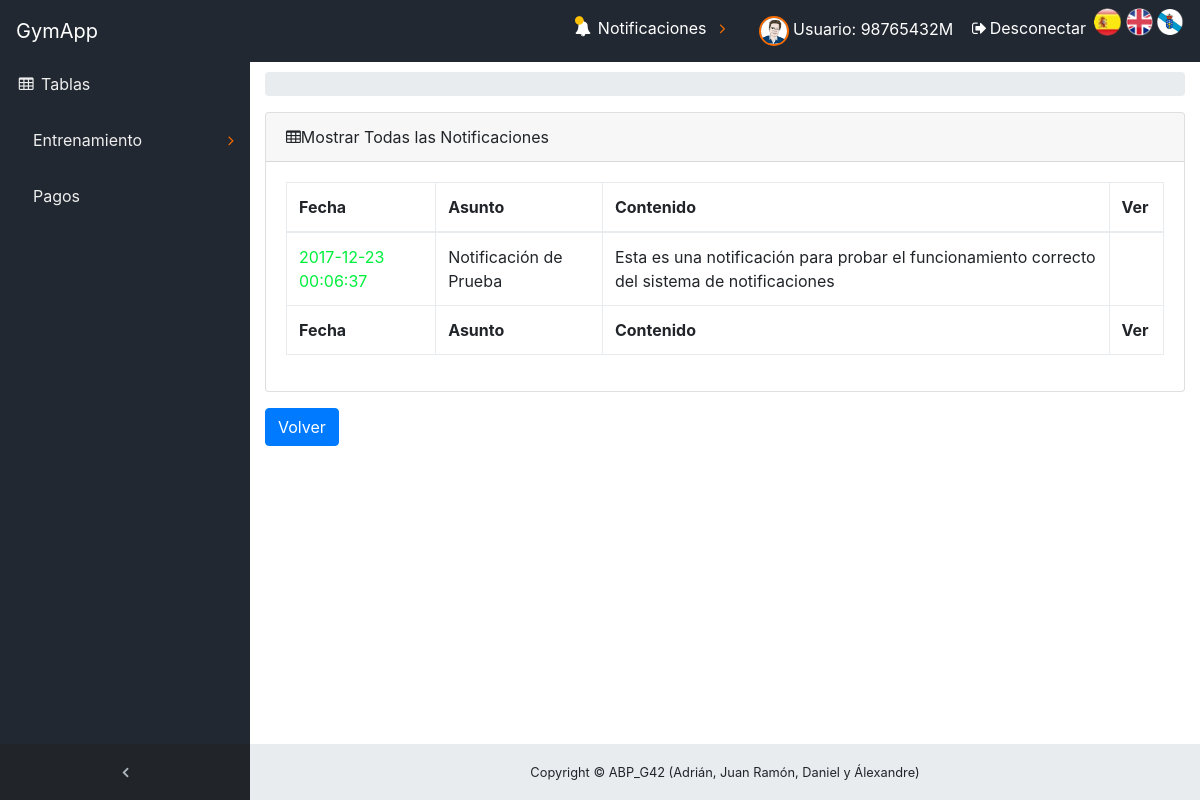
The page /ABP/index.php?controller=Notificacion&action=NotificacionListar (signed in) on the database its author committed.
### tables this page shows
CREATE TABLE `usuario` (
  `dni` varchar(10) NOT NULL,
  `nombre` varchar(50) NOT NULL,
  `apellidos` varchar(50) NOT NULL,
  `edad` tinyint(4) DEFAULT NULL,
  `contrasena` varchar(128) NOT NULL,
  `email` varchar(100) DEFAULT NULL,
  `telefono` varchar(20) NOT NULL,
  `fechaAlta` date NOT NULL,
  `fotoperfil` varchar(200) DEFAULT NULL
);

CREATE TABLE `notificacion_deportista` (
  `dniAdministrador` varchar(10) NOT NULL,
  `dniDeportista` varchar(10) NOT NULL,
  `idNotificacion` bigint(20) NOT NULL,
  `visto` tinyint(4) NOT NULL
);

CREATE TABLE `notificacion` (
  `idNotificacion` bigint(20) NOT NULL,
  `dniAdministrador` varchar(10) NOT NULL,
  `Asunto` varchar(200) NOT NULL,
  `contenido` text,
  `fecha` datetime NOT NULL
);

### ABP/core/ViewManager.php (called while the page is built, shortened)
<?php
class ViewManager {
	private $variables = array();
	private $layout = "default";
	public function setVariable($varname, $value, $flash=false) {
		$this->variables[$varname] = $value;
	}
	public function getVariable($varname, $default=NULL) {
		if (!isset($this->variables[$varname])) {
			return $default;
		}
		return $this->variables[$varname];
	}
	public function render($controller, $viewname) {
		include(__DIR__ . "/../view/$controller/$viewname.php");
		$this->renderLayout();
	}
	private function renderLayout() {
		include(__DIR__ . "/../view/layouts/" .$this->layout.".php");
	}
	private static $viewmanager_singleton = NULL;
	public static function getInstance() {
		if (self::$viewmanager_singleton == null) {
			self::$viewmanager_singleton = new ViewManager();
		}
		return self::$viewmanager_singleton;
	}
}

### ABP/controller/NotificacionController.php (called while the page is built, shortened)
<?php
require_once(__DIR__."/../core/ViewManager.php");
require_once(__DIR__ . "/../model/NotificacionMapper.php");
require_once(__DIR__ . "/../model/Notificacion.php");
require_once(__DIR__ . "/../core/permisos.php");
class NotificacionController extends BaseController
{
    private $notificacionMapper;
    private $permisos;
    public function __construct()
    {
        $this->notificacionMapper = new NotificacionMapper();
        $this->permisos= new Permisos();
    }
    public function NotificacionListar()
    {
       $notificaciones = $this->notificacionMapper->listar();
       $tipoUsuario = $this->permisos->comprobarTipo();
       $this->view->setVariable("notificaciones",$notificaciones);
       $this->view->setVariable("tipoUsuario", $tipoUsuario);
       $this->view->render("notificacion","notificacionSHOWALL");
    }
}
?>

### ABP/index.php (called while the page is built, shortened)
<?php
function run() {
	try {
		$controller = loadController($_GET["controller"]);
		$actionName = $_GET["action"];
		$controller->$actionName();
	} catch(Exception $ex) {
		die("An exception occured!!!!!".$ex->getMessage());
	}
}
function loadController($controllerName) {
	return new $controllerClassName();
}
run();
?>

### ABP/view/messages/messages_es.php (called while the page is built)
<?php
    $i18n_messages = array(
    	'Nombre'=> 'Nombre',
    	'Asunto' => 'Asunto',
    	'contenido' => 'contenido',
    	'nombre' => 'nombre',
    	'El atributo '=>'El atributo ',
    	' no puede ser vacío' => ' no puede ser vacío',
    	'Longitud incorrecta. El atributo ' => 'Longitud incorrecta. El atributo ',
    	' debe tener una longitud máxima de '=>' debe tener una longitud máxima de ',
    	' y tiene '=>' y tiene ',
    	'El atributo no sigue el formato correcto. Pruebe example@example.com' => 'El atributo no sigue el formato correcto. Pruebe example@example.com',
    	' contiene caracteres no alfabéticos'=>' contiene caracteres no alfabéticos',
    	' no esta comprendido en ['=>' no esta comprendido en [',
    	' no puede tener mas de ' => ' no puede tener mas de ',
    	'decimales'=>'decimales',
    	' no tiene 8 números seguidos de una letra: FORMATO INCORRECTO!!!'=>' no tiene 8 números seguidos de una letra: FORMATO INCORRECTO!!!',
    	'La letra del DNI no es correcta'=>'La letra del DNI no es correcta',
    	' no tiene un formato válido de telefeno.'=>' no tiene un formato válido de telefeno.',
    	' debe estar compuesto únicamente por digitos.'=>' debe estar compuesto únicamente por digitos.',
        'precio' => 'precio',
        'Debe seleccionar al menos un deportista.' => 'Debe seleccionar al menos un deportista.',
        ': activar para ordenar columna ascendentemente'=>': activar para ordenar columna ascendentemente',
        ': activar para ordenar columna descendentemente'=>': activar para ordenar columna descendentemente',
        'Primero' => 'Primero',
        'Último'=>'Último',
        'Siguiente'=>'Siguiente',
        'Anterior'=>'Anterior',
        'Tabla sin datos'=>'Tabla sin datos',
        'Mostrando _START_ a _END_ de _TOTAL_ elementos'=>'Mostrando _START_ a _END_ de _TOTAL_ elementos',
        'Mostrando 0 a 0 de 0 elementos'=>'Mostrando 0 a 0 de 0 elementos',
        '(filtrados de _MAX_ elementos totales)'=>'(filtrados de _MAX_ elementos totales)',
        'Mostrar _MENU_ elementos'=>'Mostrar _MENU_ elementos',
        'Cargando...'=>'Cargando...',
        'Procesando...'=>'Procesando...',
        'Buscar:'=>'Buscar:',
        'No se encontró nada'=>'No se encontró nada',
        'dni' => 'dni',
        'contraseña' => 'contraseña'
    );
?>

### ABP/core/I18n.php (called while the page is built, shortened)
<?php
class I18n {
	private $messages;
	public function setLanguage($language) {
		$this->messages = $i18n_messages;
	}
	public function i18n($key) {
		if (isset($this->messages[$key])){
			return $this->messages[$key];
		}else{
			return $key;
		}
	}
	private static $i18n_singleton = null;
	public static function getInstance() {
		if (self::$i18n_singleton == NULL) {
			self::$i18n_singleton = new I18n();
		}
		return self::$i18n_singleton;
	}
}
function i18n($key) {
	return I18n::getInstance()->i18n($key);
}

### ABP/model/Notificacion.php (called while the page is built, shortened)
<?php
class Notificacion
{
    private $idNotificacion;
    private $Asunto;
    private $contenido;
    private $fecha;
    private $visto;
    function __construct($idNotificacion = NULL, $dniAdministrador = NULL,$Asunto = NULL,$contenido = NULL,$fecha = NULL,$visto=NULL)
    {
        $this->idNotificacion = $idNotificacion;
        $this->Asunto = $Asunto;
        $this->contenido = $contenido;
        $this->fecha = $fecha;
        $this->visto = $visto;
    }
    public function getIdNotificacion()
    {
        return $this->idNotificacion;
    }
    public function getAsunto()
    {
        return $this->Asunto;
    }
    public function getContenido()
    {
        return $this->contenido;
    }
    public function getFecha()
    {
        return $this->fecha;
    }
    public function getVisto(){
        return $this->visto;
    }
}
?>

### ABP/model/NotificacionMapper.php (called while the page is built, shortened)
<?php
require_once(__DIR__."/../core/Access_DB.php");
require_once(__DIR__."/Notificacion.php");
require_once(__DIR__ . "/../core/permisos.php");
Class NotificacionMapper
{
    protected $db;
    private $permisos;
    public function __construct()
    {
        $this->db=PDOConnection::getInstance();
                 $this->permisos= new Permisos();
    }
    public function listar()
    {
        if($this->permisos->esAdministrador())
        {
            $stmt = $this->db->query("SELECT * from notificacion ");
            $notificaciones_db = $stmt->fetchAll(PDO::FETCH_ASSOC);
        $notificaciones = array();
        foreach ($notificaciones_db as $notificacion)
        {
            array_push($notificaciones, new Notificacion($notificacion['idNotificacion'],$notificacion['dniAdministrador'],$notificacion['Asunto'],$notificacion['contenido'],$notificacion['fecha']));
        }
        }else
        {
            $stmt = $this->db->prepare("SELECT N.idNotificacion, N.dniAdministrador,N.Asunto,N.contenido,N.fecha,D.visto from notificacion N, notificacion_deportista D WHERE D.dniDeportista =? AND N.idNotificacion=D.idNotificacion");
            $stmt->execute(array($_SESSION['currentuser']));
            $notificaciones_db = $stmt->fetchAll(PDO::FETCH_ASSOC);
        $notificaciones = array();
        foreach ($notificaciones_db as $notificacion)
        {
            array_push($notificaciones, new Notificacion($notificacion['idNotificacion'],$notificacion['dniAdministrador'],$notificacion['Asunto'],$notificacion['contenido'],$notificacion['fecha'],$notificacion['visto']));
        }
        }
        return $notificaciones;
    }
}
?>

### ABP/core/Access_DB.php (called while the page is built, shortened)
<?php
class PDOConnection {
	private static $db_singleton = null;
	public static function getInstance() {
		if (self::$db_singleton == null) {
			self::$db_singleton = new PDO(
			"mysql:host=".HOST.";dbname=".DB.";charset=utf8",
			USER,
			PASS,
			array(
				PDO::ATTR_EMULATE_PREPARES => false,
				PDO::ATTR_ERRMODE => PDO::ERRMODE_EXCEPTION)
			);
		}
		return self::$db_singleton;
	}
}
?>

### ABP/core/permisos.php (called while the page is built, shortened)
<?php
require_once(__DIR__."/../core/Access_DB.php");
Class Permisos {
    protected $db;
    public function __construct(){
        $this->db=PDOConnection::getInstance();
    }
    public function esAdministrador()
    {
        $stmt= $this->db->prepare("SELECT dniAdministrador FROM administrador WHERE dniAdministrador=?");
        return false;
    }
}
?>

### ABP/model/UsuarioMapper.php (called while the page is built, shortened)
<?php
require_once(__DIR__."/../core/Access_DB.php");
require_once(__DIR__ . "/../core/permisos.php");
class UsuarioMapper {
    protected $db;
    public function __construct()
    {
        $this->db = PDOConnection::getInstance();
    }
    public function obtenerFotoPerfil(){
        $stmt = $this->db->prepare("SELECT fotoperfil FROM usuario WHERE dni=?");
        $stmt->execute(array($_SESSION['currentuser']));
        $foto_db = $stmt->fetch(PDO::FETCH_ASSOC);
        return $foto_db['fotoperfil'];
    }
}
?>

### ABP/view/notificacion/notificacionSHOWALL.php (the view, shortened to what this page needs)
<?php
    require_once(__DIR__."/../../core/ViewManager.php");
    $view = ViewManager::getInstance();
    $notificaciones = $view->getVariable("notificaciones");
    $tipoUsuario = $view->getVariable("tipoUsuario");
?>
<div class="content-wrapper">
    <div class="container-fluid">
        <ol class="breadcrumb">
        </ol>
        <div class="card mb-3">
            <div class="card-header">
                <i class="fa fa-table"></i><?= i18n("Mostrar Todas las Notificaciones") ?>
            </div>
            <div class="card-body">
                <div class="table-responsive">
                    <table class="table table-bordered" id="dataTable" width="100%" cellspacing="0" >
                        <thead>
                            <tr>
                                <th><?= i18n("Fecha") ?></th>
                                <th><?= i18n("Asunto") ?></th>
                                <th><?= i18n("Contenido") ?></th>
                                <th><?= i18n("Ver") ?></th>
                            </tr>
                        </thead>
                        <tfoot>
                            <tr>
                                <th><?= i18n("Fecha") ?></th>
                                <th><?= i18n("Asunto") ?></th>
                                <th><?= i18n("Contenido") ?></th>
                                <th><?= i18n("Ver") ?></th>
                            </tr>
                        </tfoot>
                        <tbody>
                        <?php foreach($notificaciones as $notificacion){ ?>
                            <tr >
                                <?php if($tipoUsuario != 'administrador' && $notificacion->getVisto() ==0){?>
                                     <td class="tablaNotif" ><?php echo $notificacion->getFecha(); ?></td>
                               <?php }else{ ?>
                                     <td ><?php echo $notificacion->getFecha(); ?></td>
                               <?php  } ?>
                                <td><?php echo $notificacion->getAsunto(); ?></td>
                                <td><?php echo $notificacion->getContenido(); ?></td>
                                <td>
                                    <a href='./index.php?controller=Notificacion&amp;action=NotificacionView&amp;idNotificacion=<?php echo $notificacion->getIdNotificacion();?>'><span id="icon-ver" class="icon-eye-plus"></span>
                                    </a>
                                </td>
                            </tr>
                        <?php } ?>
                        </tbody>
                    </table>
                </div>
            </div>
        </div>
         <button type="button" onclick="window.location.href='./index.php?controller=main&action=index'" class="btn btn-primary"><?= i18n("Volver") ?></button>
    </div>
</div>

### ABP/view/layouts/menuSuperior.php (shortened to what this page needs)
<html>
    <link rel="stylesheet" type="text/css" href="./view/Icons/icomoon/style.css">
    <link rel="stylesheet" type="text/css" href="./view/Icons/icomoon/modifyIcon.css">
                    <li class="nav-item" data-toggle="tooltip">
                        <a class="nav-link" href="./index.php?controller=Usuario&amp;action=UsuarioView&amp;dni=<?php echo $_SESSION['currentuser'];?>">
                            <?php require_once './model/UsuarioMapper.php';
                            $UsuarioMapper = new UsuarioMapper();
                            $fotoperfil = $UsuarioMapper->obtenerFotoPerfil();
                            ?>
                            <img class="imgRedonda" src="<?php echo $fotoperfil; ?>" height="40" width="40">
                            <span class="nav-link-text"> <?= i18n("Usuario");?>: <?php echo $_SESSION['currentuser']; ?></span>
                        </a>
                    </li>
                    <li class="nav-item">
                        <a class="nav-link" data-toggle="modal" data-target="#exampleModal">
                            <i class="fa fa-fw fa-sign-out"></i><?= i18n("Desconectar") ?>
                        </a>
                    </li>
<html>

### ABP/view/css/sb-admin.css (style rules this page uses)
html { position: relative; min-height: 100%; }
body { overflow-x: hidden; }
body.sticky-footer { margin-bottom: 56px; }
body.sticky-footer .content-wrapper { min-height: calc(100vh - 56px - 56px); }
body.fixed-nav { padding-top: 56px; }
.content-wrapper { min-height: calc(100vh - 56px); padding-top: 1rem; }
#mainNav .navbar-collapse .navbar-nav .nav-item .nav-link { cursor: pointer; }
.content-wrapper { overflow-x: hidden; background: white; }
@media (min-width: 992px) { .content-wrapper { margin-left: 250px; } }

### rows shown on the page
usuario: fotoperfil (picture)
notificacion_deportista: idNotificacion.fecha "2017-12-23 00:06:37", idNotificacion.Asunto "Notificación de Prueba", idNotificacion.contenido "Esta es una notificación para probar el funcionamiento correcto del sistema de notificaciones"

### other values the page prints
i18n("GymApp") "GymApp"
i18n("Tablas") "Tablas"
i18n("Entrenamiento") "Entrenamiento"
i18n("Pagos") "Pagos"
i18n("Notificaciones") "Notificaciones"
i18n("Usuario") "Usuario"
$_SESSION['currentuser'] "98765432M"
i18n("Desconectar") "Desconectar"
i18n("Mostrar Todas las Notificaciones") "Mostrar Todas las Notificaciones"
i18n("Fecha") "Fecha"
i18n("Asunto") "Asunto"
i18n("Contenido") "Contenido"
i18n("Ver") "Ver"
i18n("Volver") "Volver"
